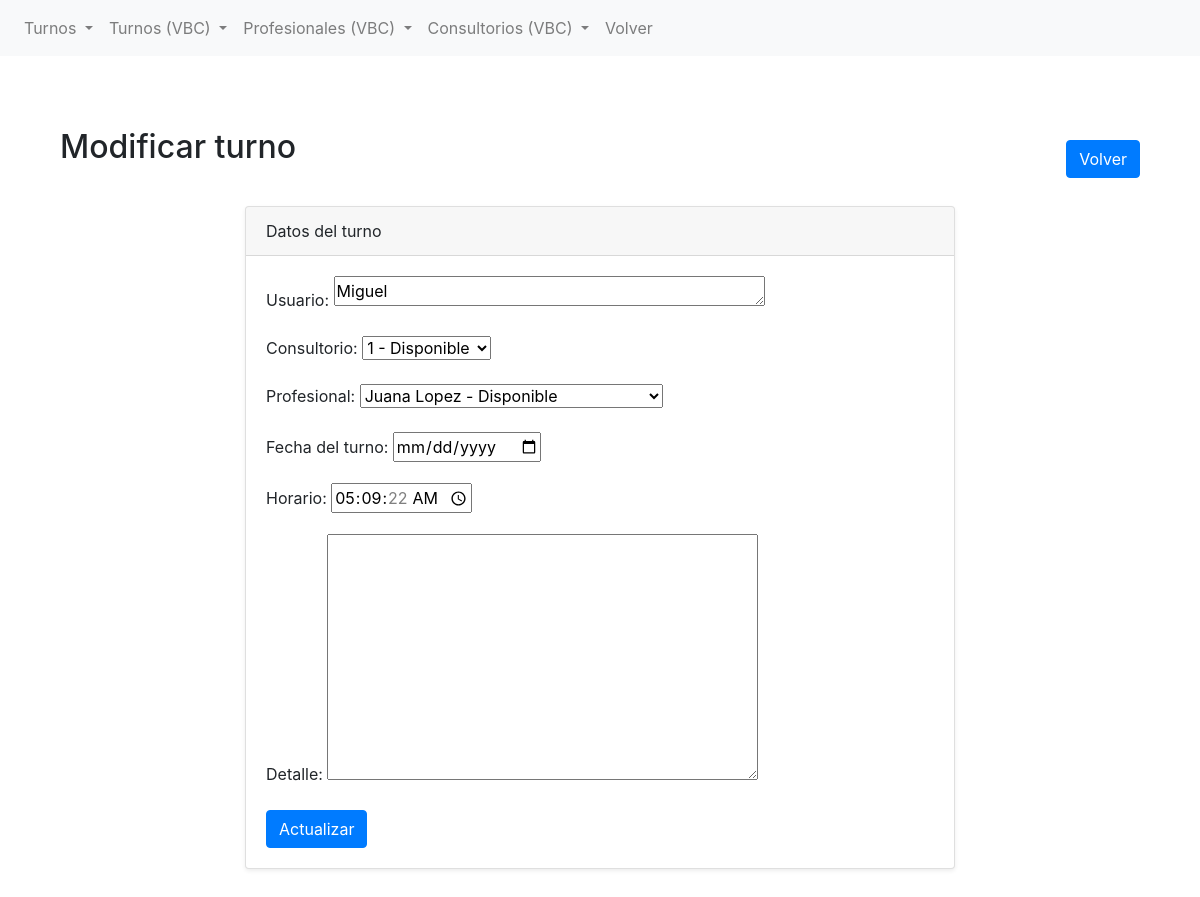
The page /reserva_turnos/update/6 on the database its author committed.
### reserva_turnos/models.py (models this page shows, shortened)
class Turnos(models.Model):
    nombre_de_usuario = models.CharField(max_length=50)
    consultorio = models.ForeignKey(Consultorio, on_delete=models.CASCADE, related_name='reservas')
    profesional = models.ForeignKey(Profesional, on_delete=models.CASCADE, default = True)
    fecha = models.DateField(default=timezone.now)
    hora_inicio = models.TimeField(default=timezone.now)
    hora_fin = models.TimeField(default=timezone.now)
    descripcion = models.TextField(blank=True, null=True)

### reserva_turnos/views.py (the view, shortened to what this page needs)
# urls.py: path("update/<turno_id>", update_view, name="turno-update"),
def update_view(request, turno_id):
    turno_a_editar = Turnos.objects.filter(id=turno_id).first()
    if request.method == "GET":
        valores_iniciales = {
            "nombre_de_usuario": turno_a_editar.nombre_de_usuario,
            "consultorio": turno_a_editar.consultorio,
            "profesional": turno_a_editar.profesional,
            "fecha": turno_a_editar.fecha,
            "hora_inicio": turno_a_editar.hora_inicio,
            "descripcion": turno_a_editar.descripcion
        }
        formulario = TurnoCreateForm(initial=valores_iniciales)
        contexto = {
            "update_form": formulario,
            "turno": turno_a_editar
        }
        return render(request, "reserva_turnos/form-update.html", contexto)

### reserva_turnos/forms.py
class TurnoCreateForm(forms.ModelForm):
    class Meta:
        model = Turnos
        fields = ['nombre_de_usuario',
                  'consultorio',
                  'profesional',
                  'fecha',
                  'hora_inicio',
                  'descripcion']
        widgets = {
            'nombre_de_usuario': forms.Textarea(attrs={'rows': 1,'placeholder': 'Nombre de usuario'}),
            'fecha' : forms.TimeInput(attrs={'type':'date'}),
            'hora_inicio' : forms.TimeInput(attrs={'type':'time'}),
        }
        labels = {
            'nombre_de_usuario': 'Usuario',
            'disponible': 'Disponible',
            'fecha': 'Fecha del turno',
            'hora_inicio' : 'Horario',
            'descripcion': 'Detalle',
        }

### reserva_turnos/models.py (called while the page is built)
    def __str__(self):
        return f"{self.nombre} - {'Disponible' if self.disponible else 'No Disponible'} "

    def __str__(self):
        return f"{self.nombre} - {'Disponible' if self.disponible else 'No Disponible'} "

### reserva_turnos/templates/reserva_turnos/form-update.html (shortened to what this page needs)
{% extends 'reserva_turnos/base.html' %}
{% block content %}
<section class="py-5">
    <div class="container">
        <div class="d-flex justify-content-between align-items-center mb-3">
            <h2 class="mb-4">Modificar turno</h2>
            <a href="{% url 'reserva_turnos-list' %}" class="btn btn-primary">Volver</a>
        </div>
        <div class="row">
            <div class="col-lg-8 mx-auto">
                <div class="card shadow-sm">
                    <div class="card-header">
                        Datos del turno
                    </div>
                    <div class="card-body">
                        <form method="POST" action="{% url 'turno-update' turno.id %}">
                            {{ update_form.as_p }}
                            <button type="buscar" class="btn btn-primary">Actualizar</button>
                        </form>
                    </div>
                    </div>
                </div>
            </div>
        </div>
    </div>
{% endblock %}

### rows shown on the page
Turnos: nombre_de_usuario "Miguel", consultorio "1 - Disponible", profesional "Juana Lopez - Disponible", hora_inicio "05:09:22"
